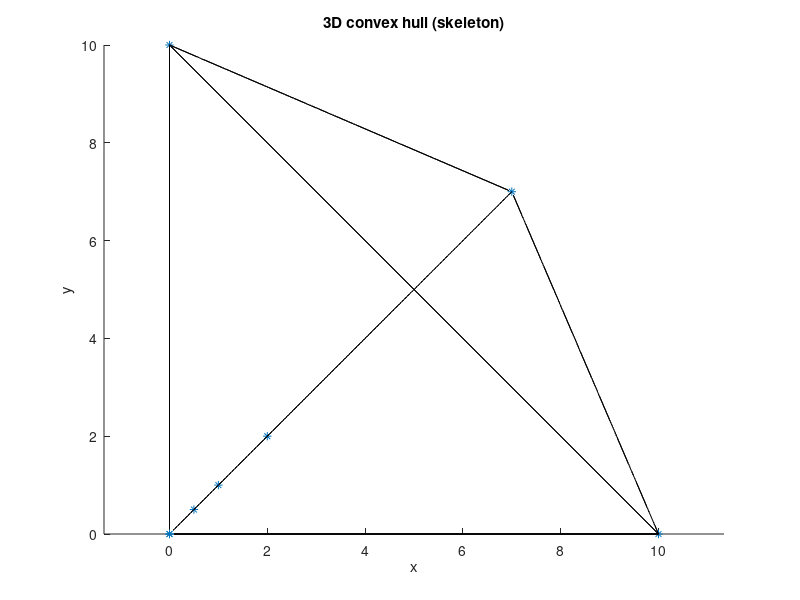
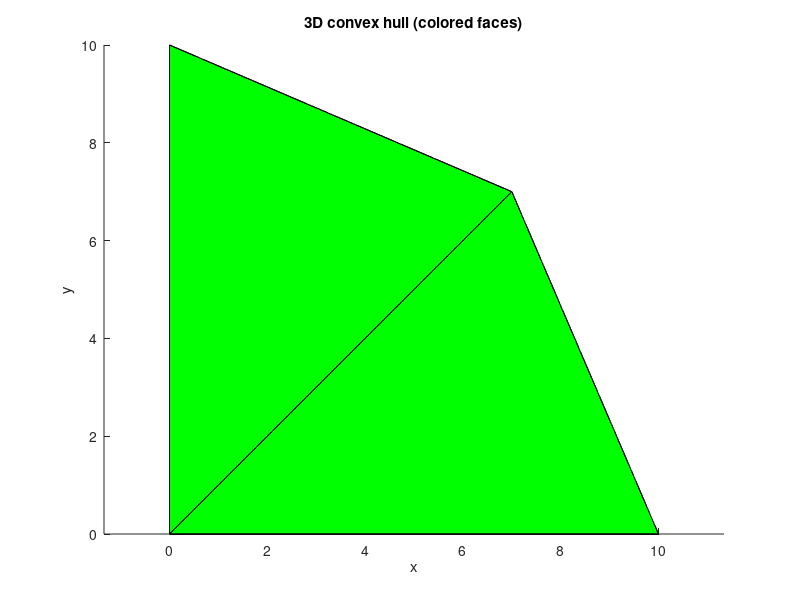

Recreate these plots in MATLAB, in order.
clear;
clc;


% Tablica punktow 3D;
    % wiersze - kolejne punkty
    % kolumny - wspolrzedne x,y,z
Points =    [
                0 0 0;
                10 0 0;
                0 10 0;
                0 0 10;
                2 2 2;
                1 1 1;
                0.5 0.5 0.5;
                7 7 7;
                %-20 -20 -20
            ];


% Wyodrebnienie konkretnych 
% wspolrzednych punktow
x = Points(:, 1);
y = Points(:, 2);
z = Points(:, 3);


% Wynaczenie otoczki wypuklej
[faces] = convhull(x, y, z);


% Wykres 1. 
% Chmura punktow oraz znaleziona otoczka wypukla (szkielet)
figure(1);
hold on;

    % chmura punktow
    plot3(x, y, z, '*');
    
    % otoczka wypukla
    trisurf(faces, x, y, z, 'FaceColor', 'none'); 
    
    % opcje wykresu
    axis equal;
    title('3D convex hull (skeleton)');
    xlabel('x');
    ylabel('y');
    zlabel('z');

hold off;



% Wykres 2. 
% Znaleziona otoczka wypukla (kolorowe sciany trojkatne)
figure(2);
hold on;

    % otoczka wypukla
    trisurf(faces, x, y, z, 'FaceColor', 'green');
    
    % opcje wykresu
    axis equal;
    title('3D convex hull (colored faces)');
    xlabel('x');
    ylabel('y');
    zlabel('z');

hold off;
